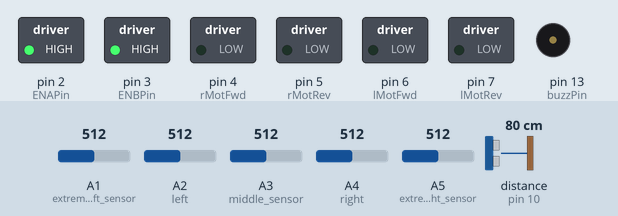
A sketch run on a simulated Arduino Uno, built with avr-gcc and run on an emulated ATmega328P. Shown: switched loads named in the sketch (green lamp = pin HIGH), buzzer (waves = sounding, pin HIGH). Wiring (inferred from the names in the program): ultrasonic range finder: trigger pin 9; echo pin 10. The inputs (shaded band) are chosen by the test bench; at power-on: distance to the obstacle (sensor on pin 10) 80 cm, A1 (extreme_left_sensor) = 512, A5 (extreme_right_sensor) = 512, A2 (left) = 512, A3 (middle_sensor) = 512, A4 (right) = 512. The echo pulse lasts 58.3 µs per cm; pins used as bus, display or sensor lines are not drawn; what the sketch prints to the serial monitor is not drawn.

Above: at 1.2 s.
1.3 s: distance to the obstacle (sensor on pin 10) set to 2 cm
At 2.4 s:
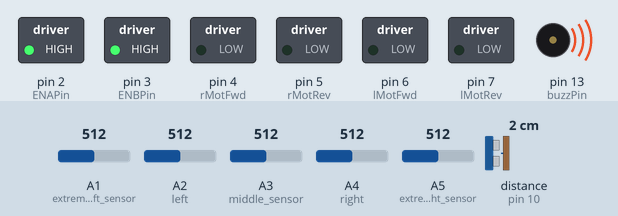
2.8 s: distance to the obstacle (sensor on pin 10) set to 18 cm
At 4.0 s:
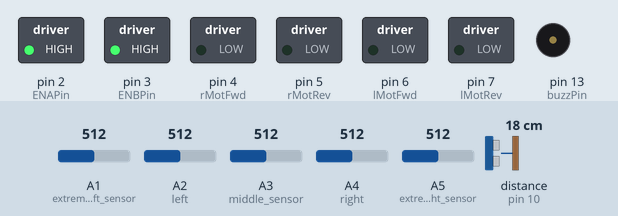
4.4 s: A1 (extreme_left_sensor) set to 104
7.4 s: A1 (extreme_left_sensor) set to 93
10.4 s: A5 (extreme_right_sensor) set to 893
13.4 s: A5 (extreme_right_sensor) set to 916
At 14.0 s:
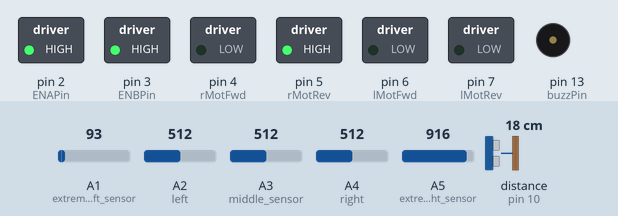
Timing chart, 0 to 16.0 s (numbered marks = the images above; inputs shaded):
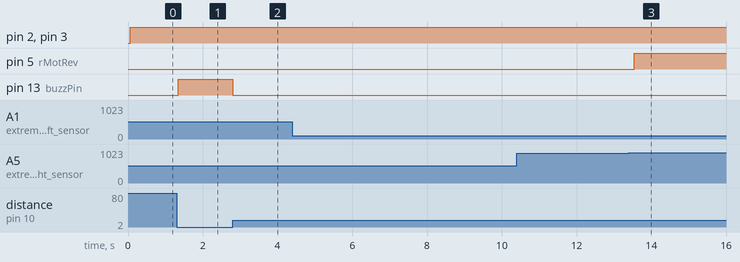

The sketch:

senzorliniefinal.ino
```cpp
int const buzzPin = 13;
int const trigPin = 9;
int const echoPin = 10;
int const GNDPin= 11;
int const VCCPin=8;
const int ENAPin=2;
const int ENBPin=3;
const int rMotFwd=4;
const int rMotRev=5;
const int lMotFwd=6;
const int lMotRev=7;
const int onblack= 300;  // reading for black line is less than this
const int onWhite= 900; // reading for white line is greater than this


void setup() {
   Serial.begin(9600);
   pinMode(trigPin, OUTPUT);
   pinMode(echoPin, INPUT);
   pinMode(buzzPin, OUTPUT);
   pinMode(GNDPin, OUTPUT);
   pinMode(VCCPin,OUTPUT);
   pinMode(A1,INPUT);  //extreme left sensor
   pinMode(A2,INPUT);  //left
   pinMode(A4,INPUT);   // right
   pinMode(A5,INPUT);  // extreme right sensor
   pinMode(A3,INPUT);  // middle sensor
   pinMode(ENAPin, OUTPUT);
   pinMode(ENBPin, OUTPUT);
   pinMode(lMotFwd,OUTPUT);  //left motor forward
   pinMode(rMotFwd,OUTPUT);  //right motor forward
   pinMode(lMotRev,OUTPUT);  //left motor reversed
   pinMode(rMotRev,OUTPUT);  //right motor reversed
 }

bool isOnBlack(int sensor){ //check if the sensor is on black line

  if( sensor<=onblack)
  return true;
  else
  return false;
 }

bool isOnWhite(int sensor){ //check if the sensor is on white line
  if(sensor>=onWhite)
  return true;
  else
  return false;
 }

void moveForward() //the robot moves fwd
 {
   digitalWrite(lMotFwd,LOW);
   digitalWrite(rMotFwd,LOW);

   digitalWrite(rMotRev,HIGH);
   digitalWrite(lMotRev,HIGH);

 }

void turnLeft() //the robot turns left
{
   digitalWrite(lMotFwd,LOW);
   digitalWrite(rMotFwd,LOW);


   digitalWrite(rMotRev,LOW);
   digitalWrite(lMotRev,HIGH);
}


void turnRight() //the robot turns right
{
   digitalWrite(lMotFwd,LOW);
   digitalWrite(rMotFwd,LOW);

   digitalWrite(lMotRev,LOW);
   digitalWrite(rMotRev,HIGH);
}

void Stop() //the robot stops
{

   digitalWrite(lMotFwd,LOW);
   digitalWrite(rMotFwd,LOW);
   digitalWrite(lMotRev,LOW);
   digitalWrite(rMotRev,LOW);

}

void loop() {
  int duration, distance;
  int sensor1=analogRead(A1);//sensor1
  int sensor2=analogRead(A2);//sensor2
  int sensor4=analogRead(A4);//sensor4
  int sensor5=analogRead(A5);//sensor5
  int sensor3=analogRead(A3);//sensor3
  digitalWrite(GNDPin, LOW);
  digitalWrite(VCCPin, HIGH);
  digitalWrite(trigPin, HIGH);
  delayMicroseconds(10);
  digitalWrite(trigPin, LOW);
  // Measure the pulse input in echo pin
  duration = pulseIn(echoPin, HIGH);
  distance = (duration/2) / 29.1; //distance to the obstacle
  Serial.print(distance);
  if (distance <= 10 && distance >0) {
    Stop(); //robot stops
  digitalWrite(buzzPin, HIGH); //buzzer on
  }
  else {
  digitalWrite(buzzPin, LOW);
  delay(60);
  digitalWrite(ENAPin, HIGH);
  digitalWrite(ENBPin, HIGH);
  //display on serial monitor sensors' values
  Serial.print("extreme Left(1): ");
  Serial.print(sensor1);
  Serial.print("\t lower left(2): ");
  Serial.print(sensor2);
  Serial.print("\t lowerRight: ");
  Serial.print(sensor4);
  Serial.print("\t Extreme Right(5): ");
  Serial.println(sensor5);
  Serial.print("\t middle(3): ");
  Serial.print(sensor3);

  if(isOnWhite(sensor2) && isOnWhite(sensor4)){ //if the left and right sensors are on white, move fwd
    moveForward();
    }else
  if(isOnWhite(sensor1)&& isOnBlack(sensor2)&& isOnWhite(sensor4)&& isOnWhite(sensor5)){ //if the left sensor is on black, turn right
    turnRight();
    }else
  if(isOnWhite(sensor1)&& isOnWhite(sensor2)&& isOnBlack(sensor4)&& isOnWhite(sensor5)){ //if the right sensor is on black, turn left
    turnLeft();
    }else
  if(isOnBlack(sensor5)&& isOnWhite(sensor1)){ //if the extreme right sensor is on black, move left
    turnLeft();
    }else
  if(isOnBlack(sensor1)&& isOnWhite(sensor5)){ //if the extreme left sensor is on black, move right
    turnRight();

  }
}
}
```

Measured:
- the behaviour switches between 899 and 900 on A5 (extreme_right_sensor) (found by bisection; images 2 and 3)
- after the input at 1.3 s, pin 13 (buzzPin): LOW → HIGH after 0.05 s
- after the input at 2.8 s, pin 13 (buzzPin): HIGH → LOW at once
- after the input at 4.4 s, every drawn part: stays the same
- after the input at 7.4 s, every drawn part: stays the same
- after the input at 10.4 s, every drawn part: stays the same
- after the input at 13.4 s, pin 5 (rMotRev): LOW → HIGH after 0.15 s
